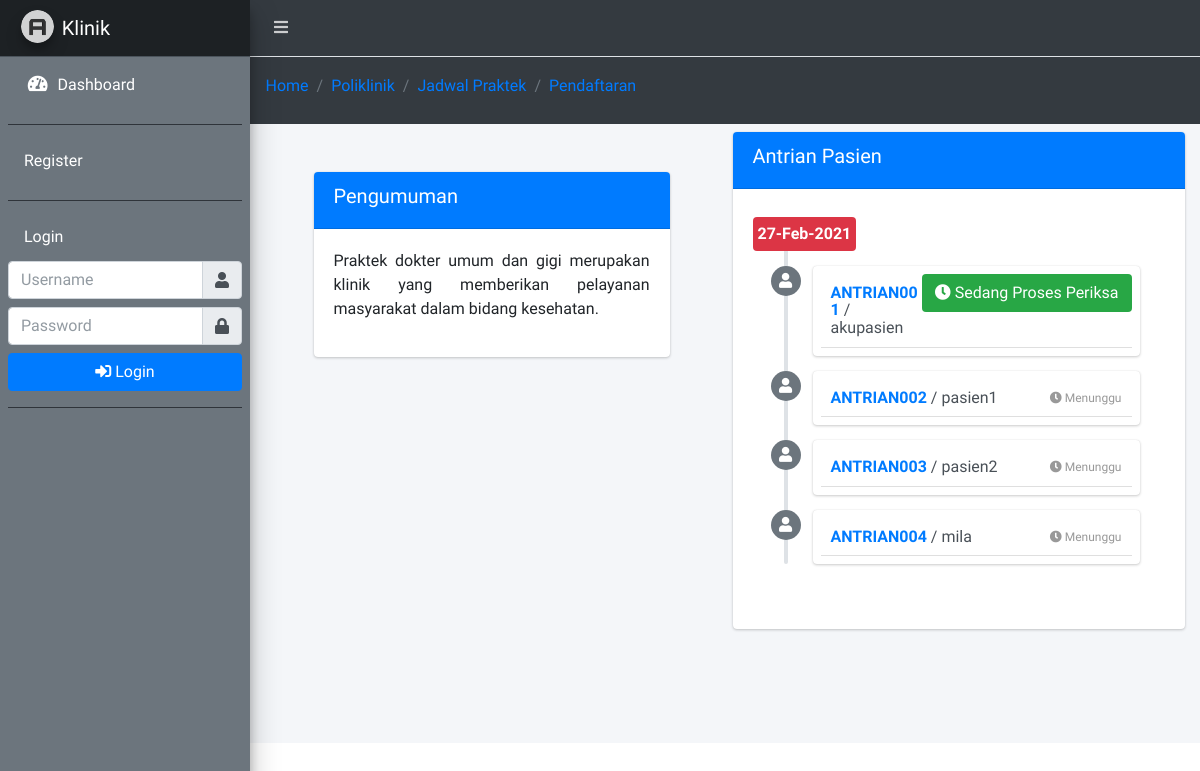
The page / on the database its author committed.
### tables this page shows
CREATE TABLE `tb_pasien` (
  `id_pasien` char(15) NOT NULL,
  `id_dokter` char(15) NOT NULL,
  `id_user` char(15) NOT NULL,
  `no_antrian` char(16) NOT NULL,
  `no_rekam_medis` char(16) NOT NULL,
  `waktu` varchar(225) NOT NULL,
  `hari_periksa` varchar(225) NOT NULL,
  `nomor_antri` char(16) NOT NULL
);

CREATE TABLE `tb_user` (
  `id_user` char(15) NOT NULL,
  `username` varchar(50) NOT NULL,
  `password` varchar(225) NOT NULL,
  `confirm_password` varchar(225) NOT NULL,
  `nama_user` varchar(30) NOT NULL,
  `jenis_kelamin` varchar(10) NOT NULL,
  `gol_darah` varchar(10) NOT NULL,
  `tempat_lahir` varchar(100) NOT NULL,
  `tanggal_lahir` varchar(225) NOT NULL,
  `agama` varchar(10) NOT NULL,
  `tgl_masuk` varchar(225) NOT NULL
);

### home.php (the view, shortened to what this page needs)
<div class="row">
  <div class="col-sm-6">
    <div class="card mt-2 m-5">
    	<div class="card-header bg-blue">
    		<h5>Pengumuman</h5>
    	</div>
    	<div class="card-body">
    		<p class="text-justify">Praktek dokter umum dan gigi merupakan klinik yang memberikan pelayanan masyarakat dalam bidang kesehatan.</p>
    	</div>
    </div>
  </div>
  <div class="col-sm-6">
    <div class="card mt-2 m-0">
      <div class="card-header bg-blue">
        <h5>Antrian Pasien</h5>
      </div>
      <div class="card-body">
    <div class="timeline mt-2">
      <div class="time-label">
        <?php
        $tgl = date('d-M-Y');
        ?>
        <span class="bg-red"><?= $tgl; ?></span>
      </div>
      <?php
      $sqlpasien = mysqli_query($koneksi, "SELECT * FROM tb_pasien X INNER JOIN tb_user Y ON y.id_user = x.id_user WHERE nomor_antri != '' ORDER BY nomor_antri ASC");
      while ($pasien = mysqli_fetch_array($sqlpasien)) { ?>
        <div>
            <i class="fas fa-user bg-gray"></i>
          <div class="timeline-item p-2">
            <?php
            $minantri = mysqli_query($koneksi, "SELECT MIN(nomor_antri) as antri FROM tb_pasien WHERE nomor_antri != ''");
            $cek = mysqli_fetch_array($minantri);
            if ($pasien['nomor_antri'] == $cek['antri']) {
              echo '<a href="" class="btn bg-green float-right"><i class="fas fa-clock"></i> Sedang Proses Periksa</a>';
            }else{
              echo '<span class="time"><i class="fas fa-clock"></i> Menunggu</span>';
            }
            ?>
            <h3 class="timeline-header no-border"><a href="#"><?= $pasien['nomor_antri']; ?></a> / <?= $pasien['nama_user']; ?></h3>
          </div>
        </div>
      <?php }
      ?>
    </div>
      </div>
    </div>
  </div>
</div>

### rows shown on the page
tb_pasien: shows "Sedang Proses Periksa", nomor_antri "ANTRIAN001", id_user.nama_user "akupasien"
tb_pasien: shows "Menunggu", nomor_antri "ANTRIAN002", id_user.nama_user "pasien1"
tb_pasien: shows "Menunggu", nomor_antri "ANTRIAN003", id_user.nama_user "pasien2"
tb_pasien: shows "Menunggu", nomor_antri "ANTRIAN004", id_user.nama_user "mila"
